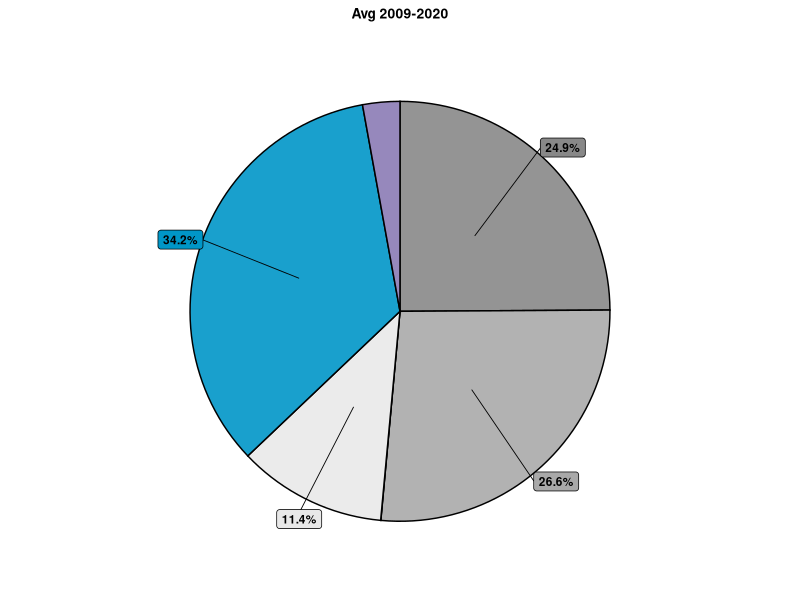
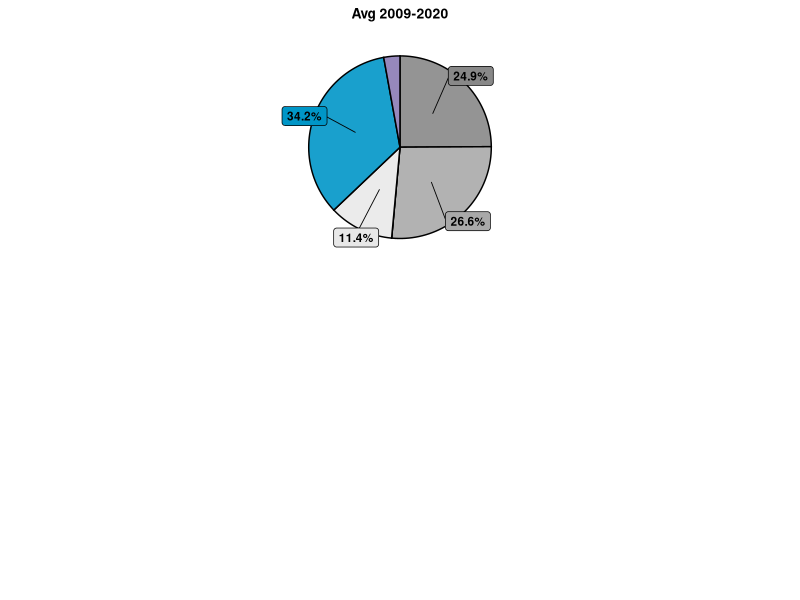
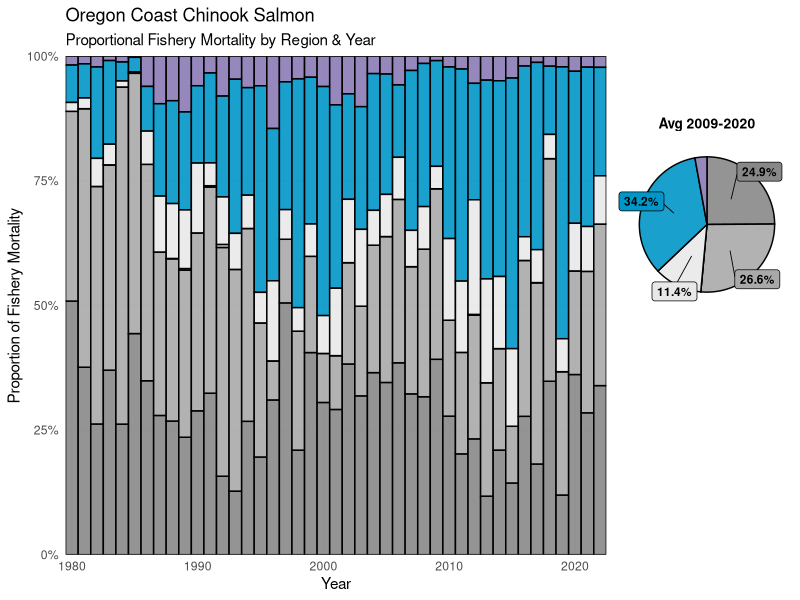
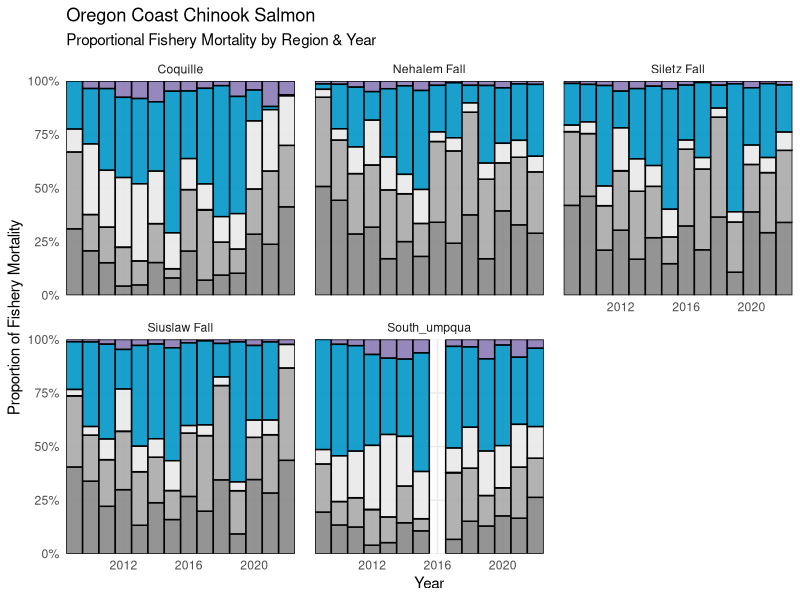
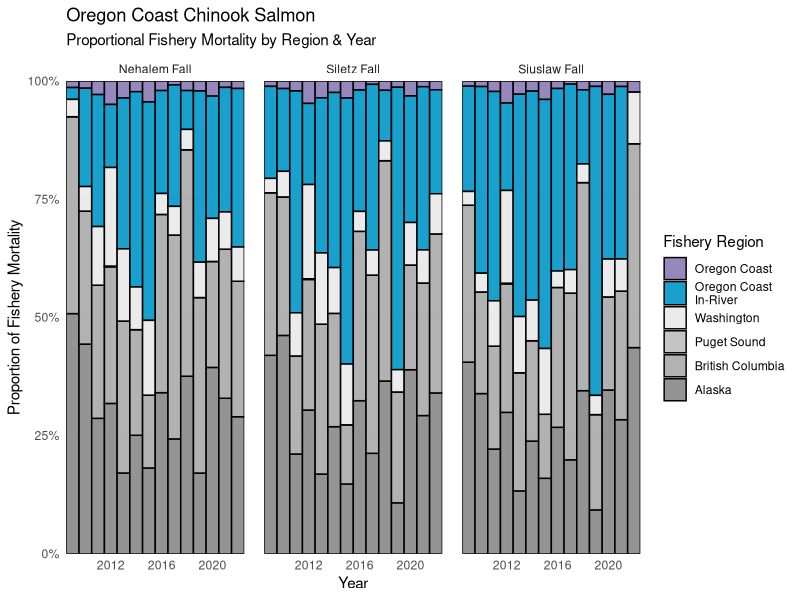
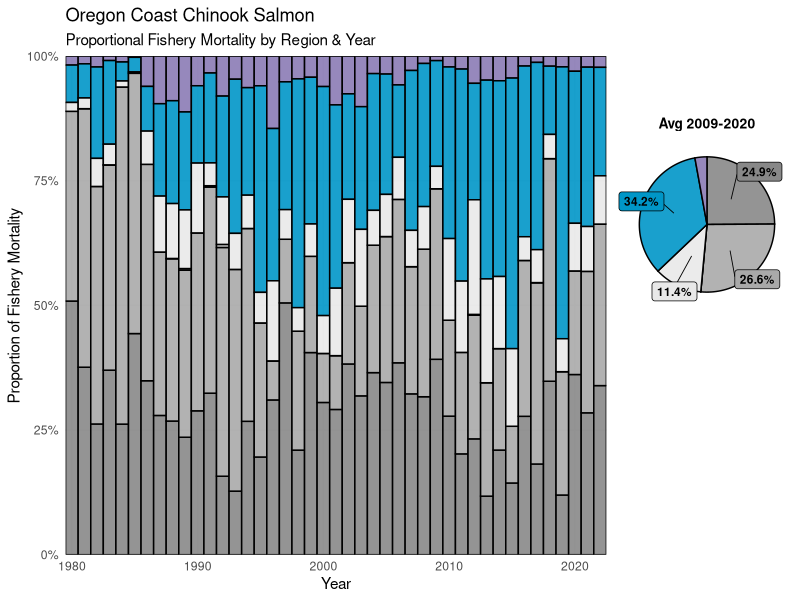
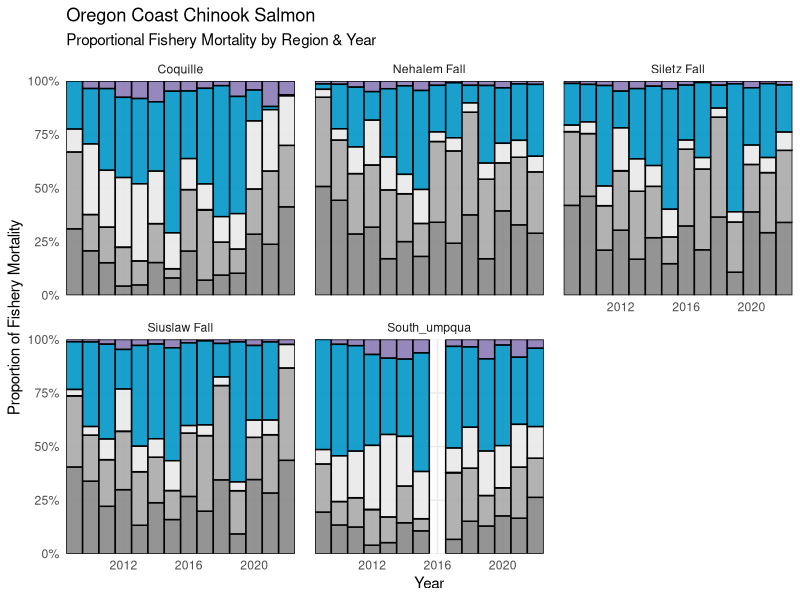
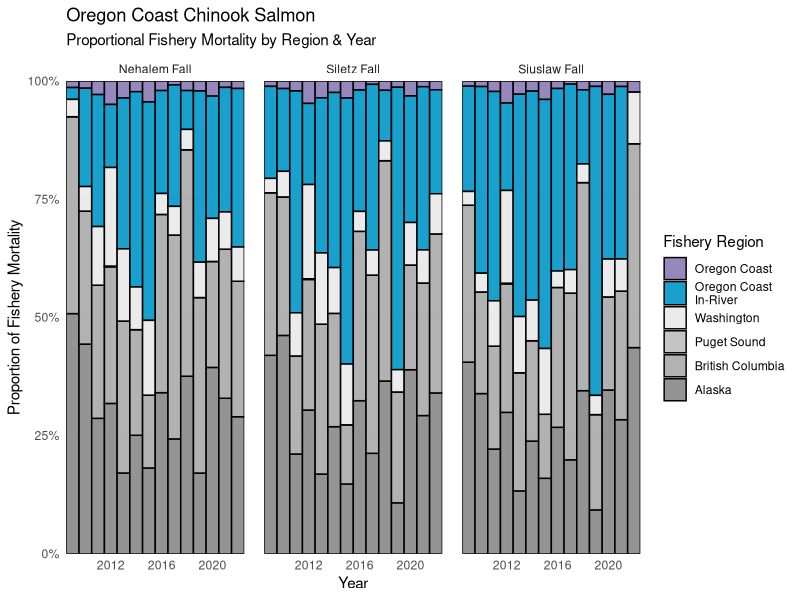

R code for these plots, in order:
library(tidyverse)
library(here)
library(readxl)
library(viridis)
library(cowplot) 
library(ggrepel)

# custom colors =====
custom_pal <- c(
  "Oregon Coast\nIn-River" =  "#0096C7",    
  "Oregon Coast"    =  "#8B7BB5",
  "Washington"           =  "#E8E8E8",   
  "Puget Sound"               =   "grey",  
  "British Columbia"          =  "darkgrey",  
  "Alaska"                    =  "#888888")

# custom_pal <- c(
#   "Washington Coast\nIn-River" =  "#0096C7",   # light gray
#   "Washington Coast\nOcean"    =  "#8B7BB5",
#   "South of Falcon"           =  "#7AD151", #"#2A788E",
#   "Puget Sound"               =   "#D3D3D3",  
#   "British Columbia"          =  "#57A773",
#   "Alaska"                    =  "#FDE725"  # viridis purple for Alaska
# )

# load ====== 
data <- readxl::read_excel("data/PSTChinookCWT_data_April18_2025.xlsx") %>%
  filter(region %in% c("OC","ORC"),
         !year == 2023, !is.na(total_run), !total_run =="NA") 
 
 total_run_df<-data %>%  
  dplyr::select(year,population,region,total_run) %>%
  dplyr::mutate(total_run = as.numeric(total_run))

catch_distributions <- data %>%
  dplyr::select(c(1:39)) %>%
  gather(4:ncol(.), key = "fishery_region", value = "percent_mort") %>%
  filter(!fishery_region %in% c(#"US_is_tot",
                                "stray", 
                               "aabm_tot", 
                                "esc_pct", 
                                "er",  
                               "term_tot"
                                )) %>%
  dplyr::mutate(percent_mort = as.numeric(percent_mort)/100) 
 

# OC whole ======= 
OC_fish <- catch_distributions %>%
  left_join(total_run_df) %>% 
  filter(!is.na(percent_mort )) %>% 
  dplyr::mutate(mortality_numbers = total_run *percent_mort,
                broad_region = case_when(
                  # Alaska
                  str_detect(fishery_region, "^seak") ~ "Alaska",
                  str_detect(fishery_region, "^ak_term")  ~ "Alaska",
                  
                  str_detect(fishery_region, "^US_term")  ~ "Oregon Coast\nIn-River",
                  str_detect(fishery_region, "^term_tot")  ~ "Oregon Coast\nIn-River",

                   # Canada
                  str_detect(fishery_region, "^can_term")  ~ "British Columbia",
                  str_detect(fishery_region, "^wcvi")     ~ "British Columbia",#"West Coast Vancouver Island",
                  str_detect(fishery_region, "^nbc")      ~ "British Columbia", #"North Coast BC",
                  str_detect(fishery_region, "^sbc")      ~ "British Columbia",
                  
                  # str_detect(fishery_region, "^can_term") ~ "Canada Terminal",
                  
                  # Falcon (US)
                  str_detect(fishery_region, "^sfalc")    ~  "Oregon Coast",#"South of Falcon",
                  # str_detect(fishery_region, "^nfalc")    ~ "North of Falcon",
                  
                  fishery_region == "nfalc_s" ~ "Washington",#"Washington Coast\nOcean",
                  fishery_region == "nfalc_t" ~  "Washington",#"Washington Coast\nOcean",
                  fishery_region == "US_is_tot" ~  "Washington",#"Washington Coast\nOcean",

                  # WA     
                  fishery_region == "PS_n" ~ "Puget Sound",
                  fishery_region == "PS_s" ~ "Puget Sound",
                  
                  fishery_region == "wac_n" ~  "Washington",#"Washington Coast\nIn-River",
                  # Other
                  TRUE                                    ~ "Check")) 

uniqueOC<- data.frame(unique(OC_fish[c("broad_region","fishery_region")]))

uniqueOC <- uniqueOC %>% 
  arrange(broad_region)
 
total_FMnumbers <- OC_fish %>%
  group_by(year) %>%
  # get annual sum of all fishery mortality from OP for the year
  dplyr::summarise(total_FM_numbers = sum(mortality_numbers))  # want to ask, of all the fish caught that year, what was the relative proportions. Not related to overall runsize. 

OC_plot_df<- OC_fish %>% 
  dplyr::select(-c(total_run, percent_mort,fishery_region)) %>%
  ungroup() %>%
  group_by(year, broad_region) %>%
  dplyr::summarise(mort_broad_region = sum(mortality_numbers)) %>% 
  left_join(total_FMnumbers) %>%
  dplyr::mutate(percent_mort = mort_broad_region/total_FM_numbers,
                broad_region = factor(broad_region, levels = c(
                  "Oregon Coast",
                  "Oregon Coast\nIn-River",
                  "Washington", 
                  # "South of Falcon",
                  "Puget Sound",
                  "British Columbia", 
                  "Alaska" 
                  # "British Columbia", 
                  # "Puget Sound",  
                  # "South of Falcon",
                  # "Washington Coast Ocean", 
                  # "Washington Coast In-River"
                )))

# bar and pie ==== 
## 1. Prep pie chart data (last 5 years) ==========
pie_df <- OC_plot_df %>%
  filter(year >2008) %>%
  group_by(broad_region) %>%
  summarise(avg_mort = mean(percent_mort, na.rm = TRUE)) %>%
  ungroup() %>%
  arrange(desc(broad_region)) %>%  # match fill order
  mutate(
    cum_pos = cumsum(avg_mort) - avg_mort / 2,  # midpoint of each slice
    label = paste0(round(avg_mort * 100, 1), "%")  # format as percent
  )

## 2. Build pie chart ==========
OP_pie <- ggplot(pie_df, aes(x = "", y = avg_mort, fill = broad_region)) +
  geom_col(color = "black", alpha = 0.9, width = 1) +
  geom_label_repel(
    aes(y = cum_pos, label = ifelse(avg_mort >= 0.05, paste0(round(avg_mort * 100, 1), "%"), "")),
    size = 3,
    fontface = "bold",
    nudge_x = 0.6,          # push labels outward
    show.legend = FALSE,
    segment.size = 0.3
  ) +
  coord_polar(theta = "y") +
  scale_fill_manual(values = custom_pal) + 
  #  scale_fill_viridis_d(drop = FALSE)+#, option = "plasma") +
  labs(title = "Avg 2009-2020") +
  theme_void() +
  theme(
    legend.position = "none",
    plot.title = element_text(size = 10, hjust = 0.5, face = "bold"),
    plot.background = element_blank()
  )
OP_pie

# ## 2. Build pie chart 
# OP_pie <- ggplot(pie_df, aes(x = "", y = avg_mort, fill = broad_region)) +
#   geom_col(color = "black", alpha = 0.9, width = 1) +
#   geom_text(aes(y = cum_pos, 
#                 label = ifelse(avg_mort >= 0.05, paste0(round(avg_mort * 100, 1), "%"), "") #label = label
#                 ), 
#             size = 3, 
#             fontface = "bold",
#             color = "black") +
#   coord_polar(theta = "y") +
#   scale_fill_manual(values = custom_pal) + 
# #  scale_fill_viridis_d(drop = FALSE)+#, option = "plasma") +
#   labs(title = "Avg 2009-2020") +
#   theme_void() +
#   theme(
#     legend.position = "none",
#     plot.title = element_text(size = 10, hjust = 0.5, face = "bold"),
#     plot.background = element_blank()
#   )
# 
# OP_pie

##  3. Main bar chart ==================
OC_FM_stacked <- ggplot(OC_plot_df,
                            aes(x = year,
                                y = percent_mort,
                                fill = broad_region)) +
                       geom_col(color = "black", alpha = 0.9, width = 1) +
                       scale_y_continuous(
                         expand = c(0, 0),
                         name = "Proportion of Fishery Mortality",
                         labels = scales::percent_format()
                       ) +
                       scale_x_continuous(
                         name = "Year",
                         expand = c(0, 0)
                       ) +
                      scale_fill_manual(values = custom_pal) + 
                       # scale_fill_viridis_d(drop = FALSE)+#, option = "plasma") +
                       labs(
                         fill = "Fishery Region",
                         title = "Oregon Coast Chinook Salmon",
                         subtitle = "Proportional Fishery Mortality by Region & Year"
                       ) +
                       theme_minimal() +
                       theme(
                         panel.grid.minor = element_blank(),
                         panel.spacing = unit(1, "lines"),
                         legend.position = "none")

## 4. Legend =============
legend <- get_legend(ggplot(OC_plot_df,
                        aes(x = year,
                            y = percent_mort,
                            fill = broad_region)) +
  geom_col(color = "black", alpha = 0.9, width = 1) +
  scale_y_continuous(
    expand = c(0, 0),
    name = "Proportion of Fishery Mortality",
    labels = scales::percent_format()
  ) +
  scale_x_continuous(
    name = "Year",
    expand = c(0, 0)
  ) +
    scale_fill_manual(values = custom_pal) + 
  # scale_fill_viridis_d(drop = FALSE)+#, option = "plasma") +
  labs(
    fill = "Fishery Region",
    title = "Oregon Coast Chinook Salmon",
    subtitle = "Proportional Fishery Mortality by Region & Year"
  ) +
  theme_minimal() +
  theme( 
    legend.box.margin = margin(0, 0, 0, 0),
    legend.margin = margin(0, 0, 0, 0),
    legend.background = element_blank(),  # remove the grey border box
    legend.box.background = element_blank(),
    panel.grid.minor = element_blank(),
    panel.background = element_blank(),
    plot.background = element_blank(),
    panel.spacing = unit(1, "lines"),
    legend.position = c(0.88, 0.3),# 0.35),   # nudge down so it clears the pie inset
     legend.justification = c(1, 0),
    legend.title = element_text(hjust = 0.5, size = 9, 
                                face = "bold"),  # bigger title
    legend.text = element_text(size = 8),                                # bigger text
    legend.key.size = unit(0.5, "cm")                                    # bigger color boxes
  ))

## 4. Save: inset pie into upper right =========== 
rightside <- ggpubr::ggarrange(OP_pie, legend, nrow = 2,
                                heights = c(1, 1.2)) 
rightside

# Add a blank spacer on top to push content down and align pie with bar top
spacer <- ggplot() + theme_void()  # empty plot as top padding

rightside_padded <- ggpubr::ggarrange(spacer, rightside, nrow = 2,
                                      heights = c(0.2, 1))  # adjust 0.3 to move down more

final_plot <- ggpubr::ggarrange(OC_FM_stacked, rightside_padded,
                                ncol = 2,
                                widths = c(3.3, 1))
final_plot

# --- 5. Save as JPEG ---
ggsave(
  filename = "output/plots/OR_Coast_FM_stacked.jpeg",
  plot = final_plot,
  width =6,
  height =5,
  dpi = 300,
  units = "in"
)

# Individual stocks =======
total_run_df<-data %>%  
  dplyr::select(year,population,region,total_run) %>%
  dplyr::mutate(total_run = as.numeric(total_run))

catch_distributions <- data %>%
  dplyr::select(c(1:39)) %>%
  gather(4:ncol(.), key = "fishery_region", value = "percent_mort") %>%
  filter(!fishery_region %in% c(#"US_is_tot",
    "stray", 
    "aabm_tot", 
    "esc_pct", 
    "er",  
    "term_tot"
  )) %>%
  dplyr::mutate(percent_mort = as.numeric(percent_mort)/100) 

OC_fish <- catch_distributions %>%
  left_join(total_run_df) %>% 
  filter(!is.na(percent_mort )) %>% 
  dplyr::mutate(mortality_numbers = total_run *percent_mort,
                broad_region = case_when(
                  # Alaska
                  str_detect(fishery_region, "^seak") ~ "Alaska",
                  str_detect(fishery_region, "^ak_term")  ~ "Alaska",
                  
                  str_detect(fishery_region, "^US_term")  ~ "Oregon Coast\nIn-River",
                  str_detect(fishery_region, "^term_tot")  ~ "Oregon Coast\nIn-River",
                  
                  # Canada
                  str_detect(fishery_region, "^can_term")  ~ "British Columbia",
                  str_detect(fishery_region, "^wcvi")     ~ "British Columbia",#"West Coast Vancouver Island",
                  str_detect(fishery_region, "^nbc")      ~ "British Columbia", #"North Coast BC",
                  str_detect(fishery_region, "^sbc")      ~ "British Columbia",
                  
                  # str_detect(fishery_region, "^can_term") ~ "Canada Terminal",
                  
                  # Falcon (US)
                  str_detect(fishery_region, "^sfalc")    ~  "Oregon Coast",#"South of Falcon",
                  # str_detect(fishery_region, "^nfalc")    ~ "North of Falcon",
                  
                  fishery_region == "nfalc_s" ~ "Washington",#"Washington Coast\nOcean",
                  fishery_region == "nfalc_t" ~  "Washington",#"Washington Coast\nOcean",
                  fishery_region == "US_is_tot" ~  "Washington",#"Washington Coast\nOcean",
                  
                  # WA     
                  fishery_region == "PS_n" ~ "Puget Sound",
                  fishery_region == "PS_s" ~ "Puget Sound",
                  
                  fishery_region == "wac_n" ~  "Washington",#"Washington Coast\nIn-River",
                  # Other
                  TRUE                                    ~ "Check")) 

# uniqueOC<- data.frame(unique(OC_fish[c("broad_region","fishery_region")]))
# 
# uniqueOC <- uniqueOC %>% 
#   arrange(broad_region)

total_FMnumbers <- OC_fish %>%
  group_by(year,population) %>%
  # get annual sum of all fishery mortality from OP for the year
  dplyr::summarise(total_FM_numbers = sum(mortality_numbers))  # want to ask, of all the fish caught that year, what was the relative proportions. Not related to overall runsize.

OC_plot_df<- OC_fish %>% 
  dplyr::select(-c(total_run,fishery_region)) %>%
  ungroup() %>%
  group_by(year, broad_region,population) %>%
  dplyr::summarise(mort_broad_region = sum(mortality_numbers)) %>% 
  left_join(total_FMnumbers) %>%
  dplyr::mutate(percent_mort = mort_broad_region/total_FM_numbers,
                broad_region = factor(broad_region, levels = c(
                  "Oregon Coast",
                  "Oregon Coast\nIn-River",
                  "Washington", 
                  # "South of Falcon",
                  "Puget Sound",
                  "British Columbia", 
                  "Alaska")),
                population = case_when(population == "Siletz_fa"  ~  "Siletz Fall",
                                       population == "Siuslaw_fa"  ~ "Siuslaw Fall",
                                       population == "Nehalem_fa"  ~ "Nehalem Fall",
                                       population == "south_umpqua"  ~ "South Umpqua",
                                       TRUE ~ population))

   
##  1. Main bar chart ==================
OC_FM_stacked_Facet <- ggplot(OC_plot_df %>% filter(year>2008 ),
                        aes(x = year,
                            y = percent_mort,
                            fill = broad_region)) +
  geom_col(color = "black", alpha = 0.9, width = 1) +
  scale_y_continuous(
    expand = c(0, 0),
    name = "Proportion of Fishery Mortality",
    labels = scales::percent_format()
  ) +
  scale_x_continuous(
    name = "Year",
    expand = c(0, 0)
  ) +
  facet_wrap(~population) + 
  scale_fill_manual(values = custom_pal) + 
  # scale_fill_viridis_d(drop = FALSE)+#, option = "plasma") +
  labs(
    fill = "Fishery Region",
    title = "Oregon Coast Chinook Salmon",
    subtitle = "Proportional Fishery Mortality by Region & Year"
  ) +
  theme_minimal() +
  theme(
    panel.grid.minor = element_blank(),
    panel.spacing = unit(1, "lines"),
    legend.position = "none")
OC_FM_stacked_Facet

## Select stocks bar chart ==================
OC_FM_stacked_Facet2 <- ggplot(OC_plot_df %>% filter(year>2008, 
                                                    population %in% c("Nehalem Fall", "Siletz Fall", "Siuslaw Fall")),
                              aes(x = year,
                                  y = percent_mort,
                                  fill = broad_region)) +
  geom_col(color = "black", alpha = 0.9, width = 1) +
  scale_y_continuous(
    expand = c(0, 0),
    name = "Proportion of Fishery Mortality",
    labels = scales::percent_format()
  ) +
  scale_x_continuous(
    name = "Year",
    expand = c(0, 0)
  ) +
  facet_wrap(~population) + 
  scale_fill_manual(values = custom_pal) + 
  # scale_fill_viridis_d(drop = FALSE)+#, option = "plasma") +
  labs(
    fill = "Fishery Region",
    title = "Oregon Coast Chinook Salmon",
    subtitle = "Proportional Fishery Mortality by Region & Year"
  ) +
  theme_minimal() +
  theme(
    panel.grid.minor = element_blank(),
    panel.spacing = unit(1, "lines")#,
    #legend.position = "none"
    )
OC_FM_stacked_Facet2

# 5. Save as JPEG =======
ggsave(
  filename = "output/plots/OR_Coast_FM_FACET1_stacked.jpeg",
  plot = OC_FM_stacked_Facet,
  width =6,
  height =5,
  dpi = 300,
  units = "in"
)
 

ggsave(
  filename = "output/plots/OR_Coast_FM_FACET2_stacked.jpeg",
  plot = OC_FM_stacked_Facet2,
  width =6,
  height =5,
  dpi = 300,
  units = "in"
)
